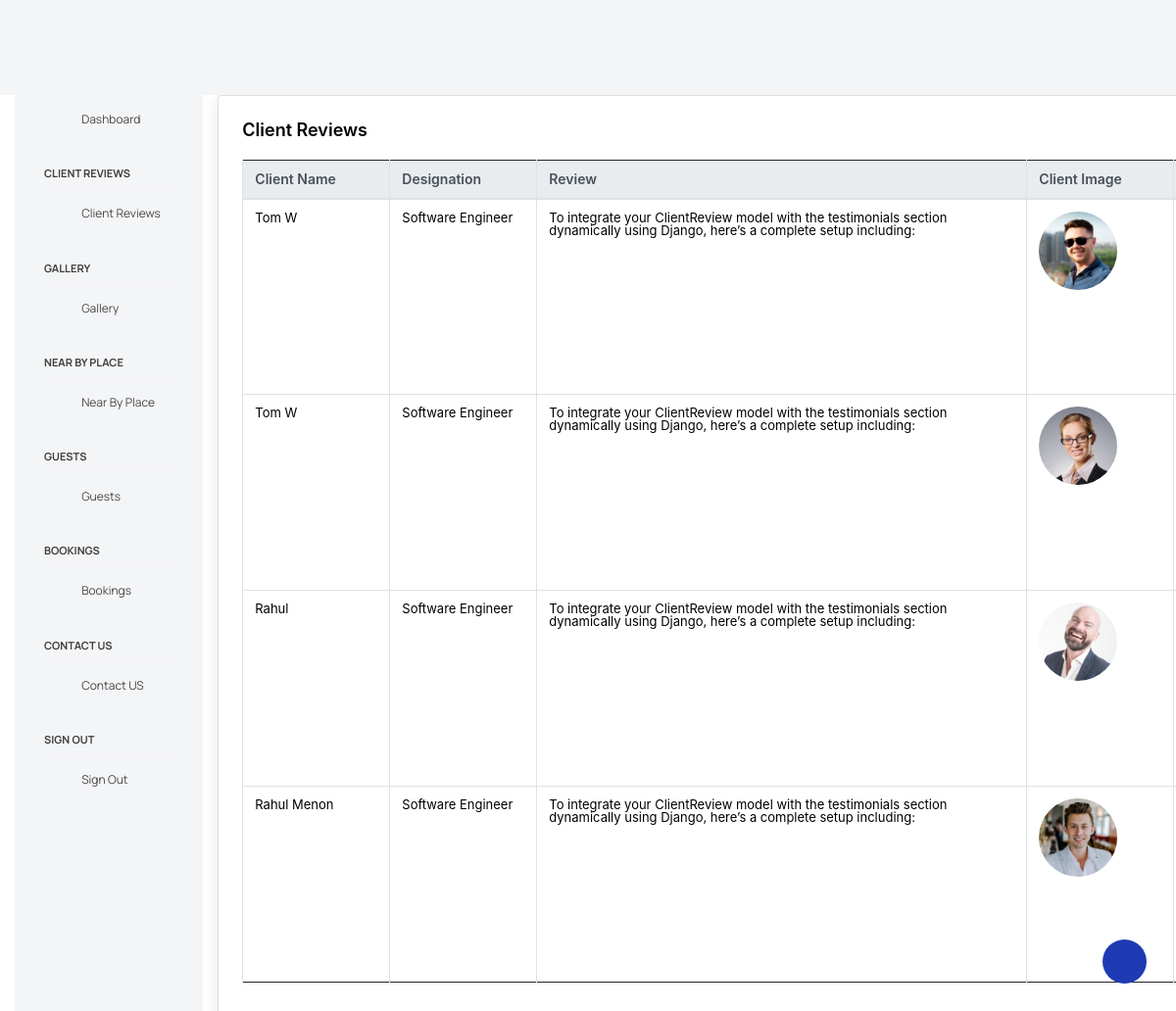
/view-client-reviews/ (signed in), run on the app's committed database.
### grandywoods_app/models.py (models this page shows, shortened)
class ClientReview(models.Model):
    client_name = models.CharField(max_length=100, null=True, blank=True)
    client_image = models.ImageField(upload_to='client_images/', null=True, blank=True)
    designation = models.CharField(max_length=100, null=True, blank=True)
    review = models.TextField(null=True, blank=True)

### grandywoods_app/views.py (the view)
# urls.py: path('view-client-reviews/', views.view_client_reviews, name='view_client_reviews'),
@login_required(login_url='user_login')
def view_client_reviews(request):
    client_reviews = ClientReview.objects.all().order_by('-id')
    return render(request, 'admin_pages/view_client_reviews.html', {'client_reviews': client_reviews})

### templates/admin_pages/view_client_reviews.html (shortened to what this page needs)
{% extends "admin_pages/base.html" %}
{% load static %}
{% block content %}
<link rel="stylesheet" href="https://stackpath.bootstrapcdn.com/bootstrap/4.5.2/css/bootstrap.min.css">
<div class="col-lg-12 stretch-card">
    <div class="card">
        <div class="card-body">
            <h4 class="card-title">Client Reviews</h4>
            <div class="table-responsive">
                <table class="table table-bordered" style="width: 1400px;">
                    <thead class="thead-light">
                        <tr>
                            <th>
                                Client Name
                              </th>
                              <th>
                                Designation
                              </th>
                              <th>
                                Review
                              </th>
                              <th>
                                Client Image
                              </th>
                              <th>
                              </th>
                        </tr>
                    </thead>
                    <tbody>
                        {% for client_review in client_reviews %}
                        <tr>
                            <td style="width: 150px; ">
                                {{ client_review.client_name }}
                              </td>
                              <td style="width: 150px; ">
                                {{ client_review.designation }}
                              </td>
                              <td style="width: 500px; word-wrap: break-word; white-space: inherit; height: 200px; overflow: auto;">
                                {{ client_review.review }}
                            </td>
                            <td style="width: 150px; ">
                                {% if client_review.client_image %}
                                <img src="{{ client_review.client_image.url }}" alt="Current Image" style="width: 80px; height: 80px;">
                                <br>
                            {% else %}
                                <p>No image available</p>
                            {% endif %}
                              </td>
                            <td>
                            </td>
                        </tr>
                        {% empty %}
                        <tr>
                            <td colspan="3" class="text-center">No Reviews available.</td>
                        </tr>
                        {% endfor %}
                    </tbody>
                </table>
            </div>
        </div>
    </div>
</div>
{% endblock %}

### templates/admin_pages/base.html (style rules this page uses)
* { margin:0px; }

### data on the page
ClientReview: client_name "Tom W", designation "Software Engineer", review "To integrate your ClientReview model with the testimonials section dynamically using Django, here’s a complete setup including:", client_image (picture)
ClientReview: client_name "Tom W", designation "Software Engineer", review "To integrate your ClientReview model with the testimonials section dynamically using Django, here’s a complete setup including:", client_image (picture)
ClientReview: client_name "Rahul", designation "Software Engineer", review "To integrate your ClientReview model with the testimonials section dynamically using Django, here’s a complete setup including:", client_image (picture)
ClientReview: client_name "Rahul Menon", designation "Software Engineer", review "To integrate your ClientReview model with the testimonials section dynamically using Django, here’s a complete setup including:", client_image (picture)
